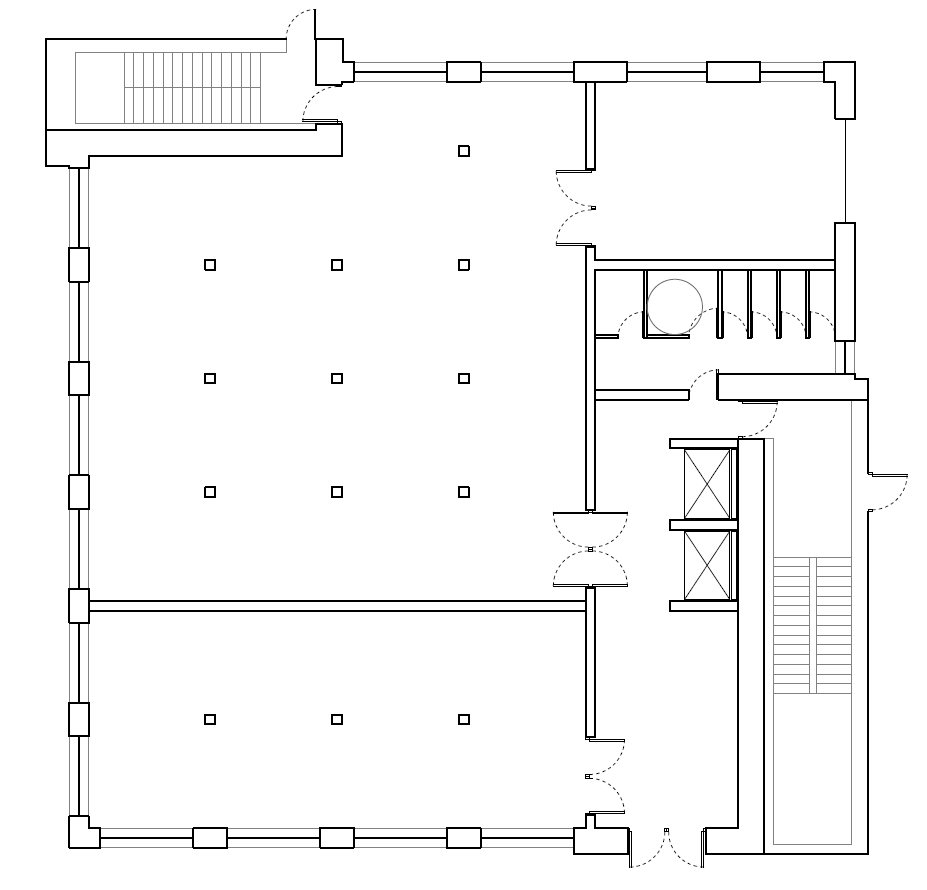
#> input picture floorplan-marker/examples/example.png, 927 x 890 px
$ python -i detector.py   (imports and definitions only)
#> lines starting #> are read from the running program, lines starting #| are printed output that depends on the picture; after the words box and inside, x2 and y2 are one past the last pixel; in counts of white or black regions, pixels touching at a corner belong together
#> further down, picture is the input picture: PIL image 927x890 RGB; min 0, max 255, mean 246.5
"""Editable floor-plan candidates using local image processing only.

This is a heuristic baseline, not a trained semantic model.  Orthogonal line
bands suggest walls; repeated equally spaced strokes suggest stair treads;
quarter-circle support near straight door leaves suggests door openings.
Coordinates always refer to the original image, after EXIF orientation.
"""
from __future__ import annotations

import math
from dataclasses import dataclass
from typing import Any

import cv2
import numpy as np
from PIL import Image, ImageOps


@dataclass
class Line:
    axis: str
    c: float
    a: float
    b: float
    thickness: float = 1.0

    @property
    def length(self) -> float:
        return self.b - self.a


def _number(options, name, default, lo, hi):
    try:
        value = float(options.get(name, default))
    except (TypeError, ValueError, OverflowError):
        value = default
    return max(lo, min(hi, value)) if math.isfinite(value) else default


def _extract_lines(mask: np.ndarray, min_length: int) -> list[Line]:
    """Opening preserves axis strokes; connected boxes collapse stroke width."""
    lines = []
    for axis in ("h", "v"):
        kernel = cv2.getStructuringElement(cv2.MORPH_RECT,
                    (min_length, 1) if axis == "h" else (1, min_length))
        opened = cv2.morphologyEx(mask, cv2.MORPH_OPEN, kernel)
        count, _, stats, _ = cv2.connectedComponentsWithStats(opened, 8)
        for x, y, w, h, area in stats[1:count]:
            length, thickness = (w, h) if axis == "h" else (h, w)
            if length < min_length or thickness > max(16, length * .36):
                continue
            if axis == "h":
                lines.append(Line(axis, y + (h - 1) / 2, x, x + w - 1, h))
            else:
                lines.append(Line(axis, x + (w - 1) / 2, y, y + h - 1, w))
    return lines


def _overlap(a, b, c, d):
    return max(0., min(b, d) - max(a, c))


def _stairs(lines: list[Line], width: int, height: int):
    """Find runs of at least six similarly sized, regularly spaced strokes."""
    groups = []
    used = set()
    for axis in ("h", "v"):
        indexes = sorted((i for i, l in enumerate(lines) if l.axis == axis
                          and 14 <= l.length <= max(width, height) * .35),
                         key=lambda i: lines[i].c)
        for i in indexes:
            if i in used:
                continue
            seed = lines[i]
            tol = max(3, min(7, seed.length * .08))
            similar = [j for j in indexes if abs(lines[j].a - seed.a) <= tol
                       and abs(lines[j].b - seed.b) <= tol]
            # Separate distant flights with matching stroke lengths.
            runs, run = [], []
            for j in similar:
                if run and lines[j].c - lines[run[-1]].c > 35:
                    runs.append(run)
                    run = []
                run.append(j)
            runs.append(run)
            for run in runs:
                if i not in run or len(run) < 6:
                    continue
                cs = np.array([lines[j].c for j in run])
                gaps = np.diff(cs)
                spacing = float(np.median(gaps))
                if not 3 <= spacing <= 32 or np.mean(abs(gaps-spacing) <= max(2, spacing*.3)) < .78:
                    continue
                if cs[-1] - cs[0] < 25:
                    continue
                a = float(np.median([lines[j].a for j in run]))
                b = float(np.median([lines[j].b for j in run]))
                if axis == "h":
                    box = [a, cs[0], b, cs[-1]]
                else:
                    box = [cs[0], a, cs[-1], b]
                groups.append({"core": box, "indexes": set(run), "count": len(run),
                               "spacing": spacing, "axis": axis})
                used.update(run)
    # A split flight often has a narrow center railing breaking every tread.
    merged = []
    for group in groups:
        found = None
        for other in merged:
            if other["axis"] != group["axis"]:
                continue
            a, b = other["core"], group["core"]
            xgap = max(a[0] - b[2], b[0] - a[2], 0)
            ygap = max(a[1] - b[3], b[1] - a[3], 0)
            if (xgap <= 14 and _overlap(a[1],a[3],b[1],b[3]) > min(a[3]-a[1],b[3]-b[1])*.6) or \
               (ygap <= 14 and _overlap(a[0],a[2],b[0],b[2]) > min(a[2]-a[0],b[2]-b[0])*.6):
                found = other
                break
        if found:
            a,b=found["core"],group["core"]
            found["core"]=[min(a[0],b[0]),min(a[1],b[1]),max(a[2],b[2]),max(a[3],b[3])]
            found["indexes"].update(group["indexes"])
            found["count"] += group["count"]
        else:
            merged.append(group)
    for group in merged:
        x1,y1,x2,y2=group["core"]
        # Look for long side boundaries to include platforms.  We do not claim
        # to infer a code-defined stair enclosure from geometry alone.
        if group["axis"] == "h":
            side1=[l for l in lines if l.axis=="v" and x1-65 <= l.c <= x1+3
                   and l.a<=y1+3 and l.b>=y2-3 and l.length > (y2-y1)*1.18]
            side2=[l for l in lines if l.axis=="v" and x2-3 <= l.c <= x2+65
                   and l.a<=y1+3 and l.b>=y2-3 and l.length > (y2-y1)*1.18]
        else:
            side1=[l for l in lines if l.axis=="h" and y1-65 <= l.c <= y1+3
                   and l.a<=x1+3 and l.b>=x2-3 and l.length > (x2-x1)*1.18]
            side2=[l for l in lines if l.axis=="h" and y2-3 <= l.c <= y2+65
                   and l.a<=x1+3 and l.b>=x2-3 and l.length > (x2-x1)*1.18]
        if side1 and side2:
            target1,target2=(x1,x2) if group["axis"]=="h" else (y1,y2)
            a=min(side1,key=lambda l:abs(l.c-target1))
            b=min(side2,key=lambda l:abs(l.c-target2))
            lo=max(a.a,b.a)
            hi=min(a.b,b.b)
            if group["axis"]=="h" and hi-lo < max(600,(y2-y1)*4):
                x1,x2,y1,y2=a.c,b.c,min(y1,lo),max(y2,hi)
            elif group["axis"]=="v" and hi-lo < max(600,(x2-x1)*4):
                y1,y2,x1,x2=a.c,b.c,min(x1,lo),max(x2,hi)
        group["box"]=[max(0,x1),max(0,y1),min(width-1,x2),min(height-1,y2)]
    return merged, used


def _arc_support(distance, hx, hy, radius, sx, sy):
    # Exclude the ends, which can be explained by the leaf/wall alone.
    angles=np.linspace(.13,math.pi/2-.13,52)
    xx=np.rint(hx+sx*radius*np.cos(angles)).astype(int)
    yy=np.rint(hy+sy*radius*np.sin(angles)).astype(int)
    h,w=distance.shape
    if min(xx)<0 or min(yy)<0 or max(xx)>=w or max(yy)>=h:
        return 0.,0.
    values=distance[yy,xx]
    support=float(np.mean(values<=1.65))
    # Arc support must be distributed, not just one coincident nearby object.
    sections=[float(np.mean(v<=1.9)) for v in np.array_split(values,4)]
    spread=sum(s>.18 for s in sections)/4
    return support,spread


def _doors(mask, lines, stair_groups, sensitivity):
    # Remove axis strokes before testing the curved part of a swing symbol.
    axis=np.zeros_like(mask)
    # Adapt to raster stroke thickness: upscaled drawings need longer kernels
    # so the shallow parts of a thick circular arc are not erased as lines.
    stroke=float(np.percentile([l.thickness for l in lines],75)) if lines else 1.
    straight_length=max(9,min(29,round(stroke*4)))
    for size in ((straight_length,1),(1,straight_length)):
        axis=cv2.bitwise_or(axis,cv2.morphologyEx(mask,cv2.MORPH_OPEN,
              cv2.getStructuringElement(cv2.MORPH_RECT,size)))
    curved=cv2.bitwise_and(mask,cv2.bitwise_not(axis))
    # Elevator crosses, diagonal furniture and dimension leaders can partially
    # coincide with a circle. Remove long straight diagonals from arc evidence.
    diagonals=cv2.HoughLinesP(mask,1,np.pi/180,threshold=20,
                              minLineLength=max(23,min(80,round(stroke*10))),maxLineGap=2)
    if diagonals is not None:
        for x1,y1,x2,y2 in diagonals[:,0]:
            dx,dy=abs(int(x2)-int(x1)),abs(int(y2)-int(y1))
            if min(dx,dy)>5 and min(dx,dy)/max(dx,dy)>.12:
                cv2.line(curved,(x1,y1),(x2,y2),0,3)
    distance=cv2.distanceTransform(255-curved,cv2.DIST_L2,3)
    candidates=[]
    max_radius=max(30,min(175,max(mask.shape)*.14))
    min_score=.49-.14*sensitivity
    for leaf in lines:
        if not 13<=leaf.length<=max_radius*2 or leaf.thickness>6:
            continue
        # Stair/railing lines generate many false arc hypotheses.
        lx,ly=((leaf.a+leaf.b)/2,leaf.c) if leaf.axis=="h" else (leaf.c,(leaf.a+leaf.b)/2)
        if any(g["box"][0]-2<=lx<=g["box"][2]+2 and
               g["box"][1]-2<=ly<=g["box"][3]+2 for g in stair_groups):
            continue
        hinges=[leaf.a,leaf.b]
        for wall in lines:
            if wall.axis==leaf.axis or wall.length<23:
                continue
            if leaf.a+5<wall.c<leaf.b-5 and min(abs(wall.a-leaf.c),abs(wall.b-leaf.c))<=6:
                hinges.append(wall.c)
        for hinge in hinges:
            for tip in (leaf.a,leaf.b):
                full_radius=abs(tip-hinge)
                if full_radius<13:
                    continue
                direction=1 if tip>hinge else -1
                # A leaf can be collinear with a stall partition, making the
                # connected stroke longer than the leaf. Search shorter arcs.
                radii=[full_radius] if full_radius<=max_radius else []
                if full_radius>=36:
                    radii+=list(range(18,int(min(max_radius,full_radius-7))+1,3))
                for swing in (-1,1):
                    hx,hy=(hinge,leaf.c) if leaf.axis=="h" else (leaf.c,hinge)
                    sx,sy=(direction,swing) if leaf.axis=="h" else (swing,direction)
                    # Double-line leaves shift the inferred radius a few pixels.
                    best=(0.,0.,full_radius)
                    for radius in radii:
                        for rr in (radius-1,radius,radius+1):
                            score,spread=_arc_support(distance,hx,hy,rr,sx,sy)
                            if score>best[0]: best=(score,spread,rr)
                    score,spread,rr=best
                    cutoff=max(min_score,.5-.08*sensitivity) if rr<full_radius-5 else min_score
                    if score<cutoff or spread<.75:
                        continue
                    # Opening has to be predominantly clear, not a solid wall.
                    q=np.linspace(.15,.85,24)*rr*swing
                    xx=np.rint(np.full(24,hx) if leaf.axis=="h" else hx+q).astype(int)
                    yy=np.rint(hy+q if leaf.axis=="h" else np.full(24,hy)).astype(int)
                    if min(xx)<0 or min(yy)<0 or max(xx)>=mask.shape[1] or max(yy)>=mask.shape[0]:
                        continue
                    clear_test=np.zeros(24,dtype=bool)
                    for offset in range(-2,3):
                        px=xx+offset if leaf.axis=="h" else xx
                        py=yy if leaf.axis=="h" else yy+offset
                        px=np.clip(px,0,mask.shape[1]-1)
                        py=np.clip(py,0,mask.shape[0]-1)
                        clear_test |= mask[py,px]>0
                    if np.mean(clear_test)>.60:
                        continue
                    opening=Line("v" if leaf.axis=="h" else "h",hinge,
                        min(leaf.c,leaf.c+swing*rr),max(leaf.c,leaf.c+swing*rr))
                    short_leaf=Line(leaf.axis,leaf.c,min(hinge,hinge+direction*rr),max(hinge,hinge+direction*rr))
                    candidates.append({"line":opening,"score":score,"leaf":short_leaf,
                                       "hinge":(hx,hy),"radius":rr})
    # Same swing drawn with two leaf edges should produce one door candidate.
    candidates.sort(key=lambda d:d["score"],reverse=True)
    kept=[]
    for door in candidates:
        a=door["line"]
        if any(a.axis==b["line"].axis and abs(a.c-b["line"].c)<9 and
               _overlap(a.a,a.b,b["line"].a,b["line"].b) > min(a.length,b["line"].length)*.62
               for b in kept):
            continue
        kept.append(door)
    return kept


def _merge_walls(lines, doors, stairs, min_length, bridge_gap, shape):
    max_thickness=max(8,min(24,max(shape)*.025))
    viable=[]
    for l in lines:
        if l.length<min_length:
            continue
        # Remove regularly repeated treads and internal rails, even if a line
        # index changed. The rectangle border remains available for walls.
        is_tread=False
        for stair in stairs:
            x1,y1,x2,y2=stair["core"]
            if l.axis=="h" and y1+2<l.c<y2-2 and l.a>=x1-3 and l.b<=x2+3:
                is_tread=True
            if l.axis=="v" and x1+2<l.c<x2-2 and l.a>=y1-3 and l.b<=y2+3:
                is_tread=True
            bx1,by1,bx2,by2=stair["box"]
            if l.axis=="h" and by1+3<l.c<by2-3 and l.a>=bx1-2 and l.b<=bx2+2:
                is_tread=True
            if l.axis=="v" and bx1+3<l.c<bx2-3 and l.a>=by1-2 and l.b<=by2+2:
                is_tread=True
            if stair["axis"]==l.axis:
                if l.axis=="h" and y1-1<=l.c<=y2+1 and l.a>=x1-3 and l.b<=x2+3:
                    is_tread=True
                if l.axis=="v" and x1-1<=l.c<=x2+1 and l.a>=y1-3 and l.b<=y2+3:
                    is_tread=True
        if is_tread:
            continue
        # A door leaf can be collinear with a longer partition. Subtract only
        # the supported leaf extent, retaining the structural part of the line.
        pieces=[(l.a,l.b)]
        for door in doors:
            leaf=door["leaf"]
            if l.axis!=leaf.axis or abs(l.c-leaf.c)>3.1:
                continue
            next_pieces=[]
            for a,b in pieces:
                if _overlap(a,b,leaf.a,leaf.b)<7:
                    next_pieces.append((a,b))
                else:
                    if leaf.a-a>=8:next_pieces.append((a,leaf.a))
                    if b-leaf.b>=8:next_pieces.append((leaf.b,b))
            pieces=next_pieces
        viable.extend(Line(l.axis,l.c,a,b,l.thickness) for a,b in pieces
                      if b-a>=max(12,min_length*.55))
    clusters=[]
    for l in sorted(viable,key=lambda x:(x.axis,x.c,-x.length)):
        fits=[]
        for i,g in enumerate(clusters):
            if l.axis!=g[0].axis:
                continue
            coords=[v.c for v in g]+[l.c]
            if max(coords)-min(coords)>max_thickness:
                continue
            if any(_overlap(l.a,l.b,v.a,v.b)>min(18,min(l.length,v.length)*.3)
                   or (abs(l.c-v.c)<2.5 and max(l.a-v.b,v.a-l.b)<=bridge_gap)
                   for v in g):
                fits.append(i)
        if fits:
            # Avoid transitive grouping across unrelated nearby partitions.
            clusters[fits[0]].append(l)
        else:
            clusters.append([l])
    # Snap at most once. Repeated snapping could drift a door through several
    # nearby wall bands. Use only a band adjacent to the opening endpoints.
    for door in doors:
        d=door["line"]
        fits=[]
        for group in clusters:
            if group[0].axis!=d.axis:continue
            cs=[l.c for l in group]
            c=(min(cs)+max(cs))/2
            if abs(c-d.c)>max_thickness*.65:continue
            end_dist=min(min(abs(d.a-l.b),abs(d.b-l.a)) for l in group)
            if end_dist<=max_thickness:
                fits.append((abs(c-d.c)+end_dist*.2,c))
        if fits:d.c=min(fits)[1]
    walls=[]
    for group in clusters:
        cs=[l.c for l in group]
        c=(min(cs)+max(cs))/2
        axis=group[0].axis
        intervals=[]
        for l in sorted(group,key=lambda x:x.a):
            if intervals and l.a<=intervals[-1][1]+bridge_gap:
                intervals[-1][1]=max(intervals[-1][1],l.b)
            else:
                intervals.append([l.a,l.b])
        # All recognised openings cut the wall layer, even after gap bridging.
        for door in doors:
            d=door["line"]
            if d.axis!=axis or abs(d.c-c)>max_thickness:
                continue
            new=[]
            for a,b in intervals:
                if d.b<=a or d.a>=b:
                    new.append([a,b])
                else:
                    if d.a>a+3:new.append([a,d.a])
                    if d.b<b-3:new.append([d.b,b])
            intervals=new
        for a,b in intervals:
            if b-a>=max(8,min_length*.45):
                walls.append((Line(axis,c,a,b),.72 if len(group)>1 else .52))
    return walls


def detect(image: Image.Image, options: dict | None = None) -> dict[str,Any]:
    """Return editable walls, doors and stair polygons in ORIGINAL pixels.

    Options: threshold (0..255, default 180), min_wall_length (original pixels,
    default 35), bridge_gap (original pixels, default 12), sensitivity (0..1).
    Confidence values are heuristic scores, NOT calibrated probabilities.
    """
    options=options or {}
    image=ImageOps.exif_transpose(image)
    if image.mode in ("RGBA","LA") or "transparency" in image.info:
        rgba=image.convert("RGBA")
        background=Image.new("RGBA",rgba.size,"white")
        background.alpha_composite(rgba)
        image=background.convert("RGB")
    width,height=image.size
    if width<8 or height<8:
        raise ValueError("Image is too small; use at least 8 × 8 pixels.")
    threshold=_number(options,"threshold",180,1,254)
    requested_min=_number(options,"min_wall_length",35,5,10000)
    requested_gap=_number(options,"bridge_gap",12,0,1000)
    sensitivity=_number(options,"sensitivity",.5,0,1)
    scale=min(1.,1400/max(width,height))
    work=image.convert("L")
    if scale<1:
        work=work.resize((max(1,round(width*scale)),max(1,round(height*scale))),Image.Resampling.LANCZOS)
    gray=np.asarray(work)
    mask=np.where(gray<=threshold,255,0).astype(np.uint8)
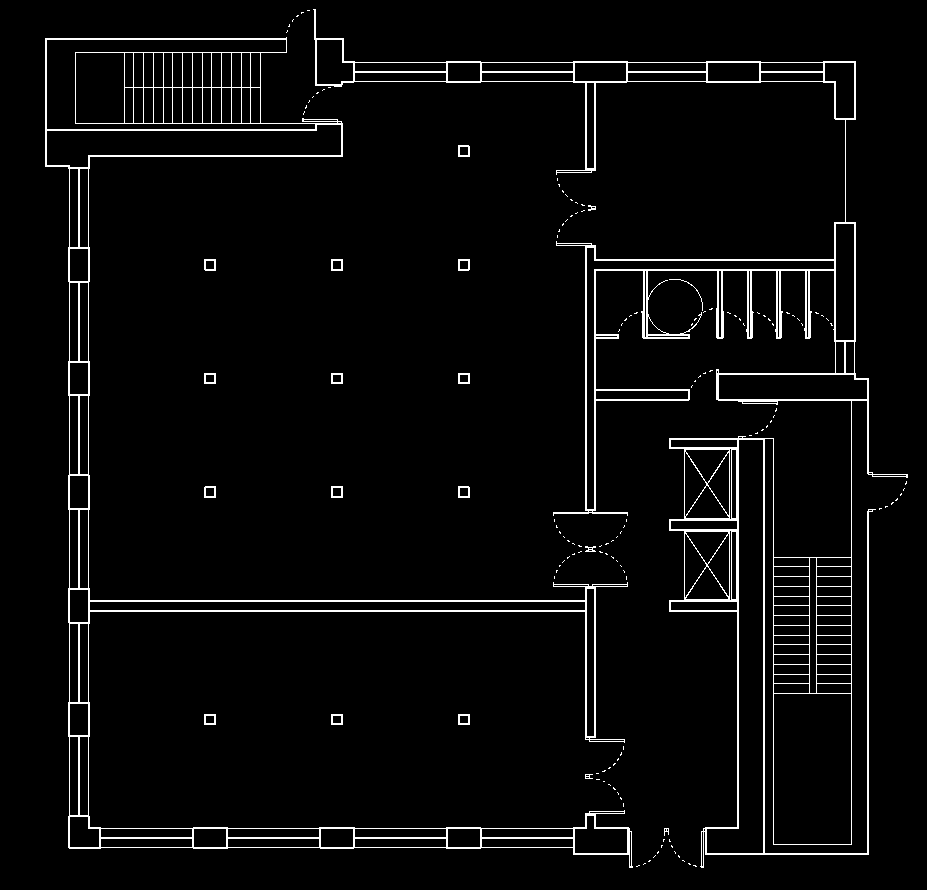
#> mask: shape (890, 927); 3.7% white in thin lines or dots, all inside (x1, y1, x2, y2) = (45, 9, 908, 868)
    min_length=max(12,round(requested_min*scale))
    gap=max(0,requested_gap*scale)
    all_lines=_extract_lines(mask, max(8,round(8*scale)))
#> the loop in _extract_lines, `for axis in ("h", "v"):` made 2 passes
#> count on passes 1 to 2: 143, 124
#> pass 1, in _extract_lines, `opened = cv2.morphologyEx(mask, cv2.MORPH_OPEN, kernel)`:
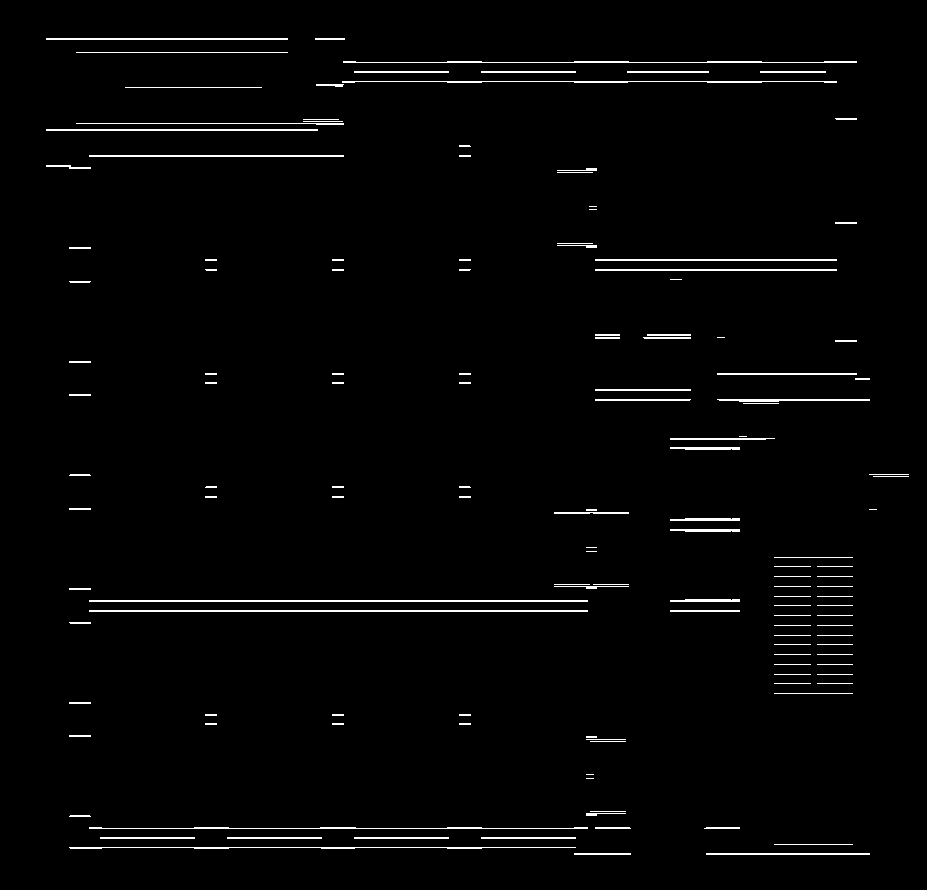
#> opened: shape (890, 927); 1.9% white in thin lines or dots, all inside (x1, y1, x2, y2) = (46, 38, 909, 855)
#> pass 2, in _extract_lines, `opened = cv2.morphologyEx(mask, cv2.MORPH_OPEN, kernel)`:
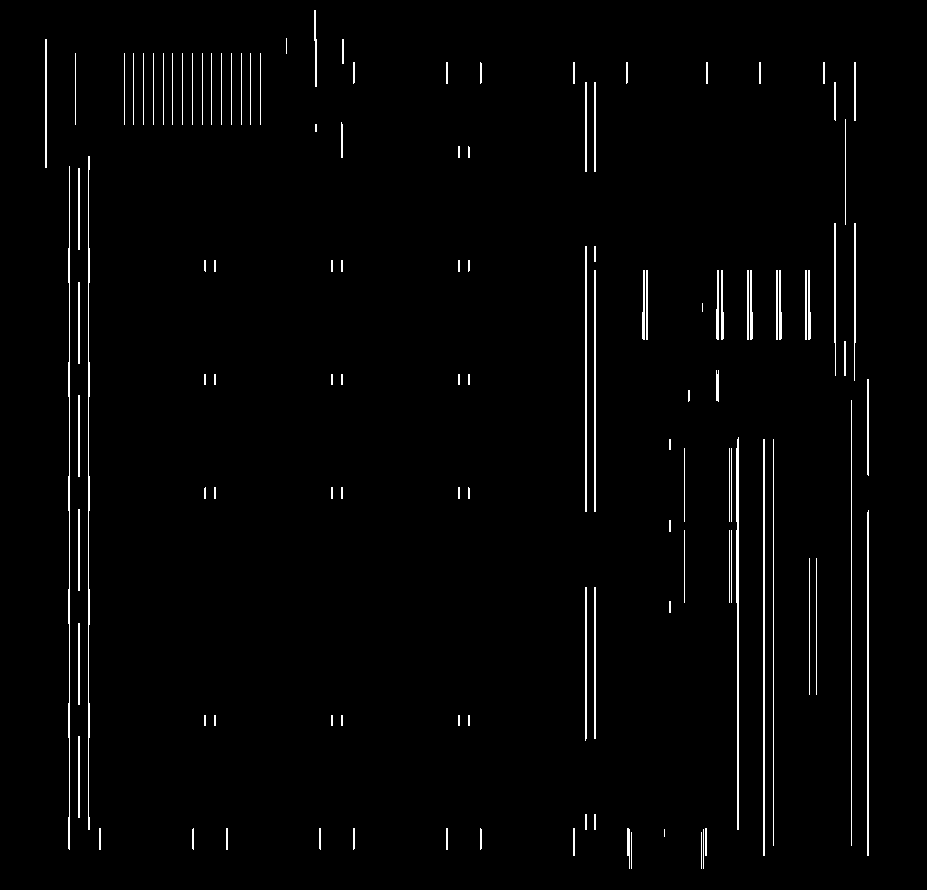
#> opened: shape (890, 927); 1.8% white in thin lines or dots, all inside (x1, y1, x2, y2) = (45, 10, 869, 869)
#> after the loop in _extract_lines, `for axis in ("h", "v"):`: lines = 265 items
#> all_lines = 265 items
#> (the rest of the program and of its run is left out)
